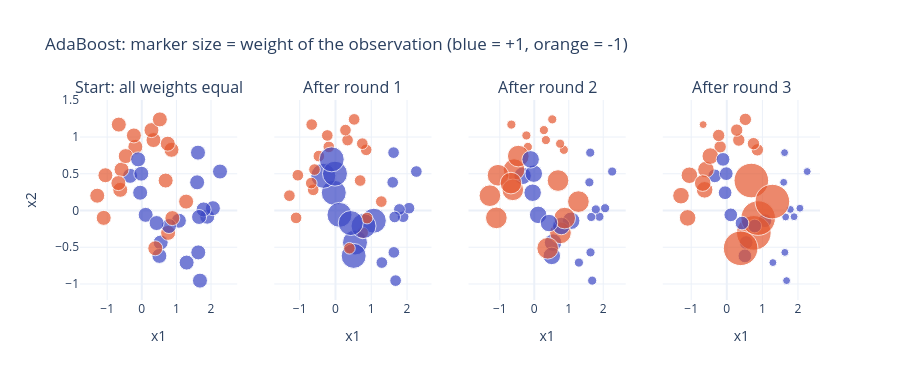

Notebook code for this chart:
### Code cell
titles = ["Start: all weights equal", "After round 1", "After round 2", "After round 3"]
fig = make_subplots(rows=1, cols=4, subplot_titles=titles, shared_yaxes=True)
for k, w in enumerate(weights):
    fig.add_trace(go.Scatter(
        x=X[:, 0], y=X[:, 1], mode="markers", showlegend=False,
        marker=dict(size=5 + 400 * w, color=np.where(y == 1, "#3B47C4", "#E4572E"), line=dict(width=1, color="white")),
        hovertext=[f"weight = {v:.3f}" for v in w]), row=1, col=k + 1)
fig.update_xaxes(title_text="x1")
fig.update_yaxes(title_text="x2", col=1)
fig.update_layout(title="AdaBoost: marker size = weight of the observation (blue = +1, orange = -1)", height=380)
fig.show()

### Figure 1 — Plotly figure (JSON) as saved in the notebook; plotly's stock layout.template omitted (floating-point values rounded to 4 significant figures)
{"data": [{"hovertext": ["weight = 0.025", "weight = 0.025", "weight = 0.025", "weight = 0.025", "weight = 0.025", "weight = 0.025", "weight = 0.025", "weight = 0.025", "weight = 0.025", "weight = 0.025", "weight = 0.025", "weight = 0.025", "weight = 0.025", "weight = 0.025", "weight = 0.025", "weight = 0.025", "weight = 0.025", "weight = 0.025", "weight = 0.025", "weight = 0.025", "weight = 0.025", "weight = 0.025", "weight = 0.025", "weight = 0.025", "weight = 0.025", "weight = 0.025", "weight = 0.025", "weight = 0.025", "weight = 0.025", "weight = 0.025", "weight = 0.025", "weight = 0.025", "weight = 0.025", "weight = 0.025", "weight = 0.025", "weight = 0.025", "weight = 0.025", "weight = 0.025", "weight = 0.025", "weight = 0.025"], "marker": {"color": ["#3B47C4", "#3B47C4", "#3B47C4", "#E4572E", "#E4572E", "#E4572E", "#3B47C4", "#E4572E", "#E4572E", "#3B47C4", "#3B47C4", "#3B47C4", "#3B47C4", "#E4572E", "#3B47C4", "#3B47C4", "#3B47C4", "#E4572E", "#3B47C4", "#E4572E", "#E4572E", "#E4572E", "#E4572E", "#E4572E", "#3B47C4", "#E4572E", "#3B47C4", "#E4572E", "#3B47C4", "#E4572E", "#3B47C4", "#3B47C4", "#E4572E", "#3B47C4", "#3B47C4", "#E4572E", "#E4572E", "#3B47C4", "#E4572E", "#E4572E"], "line": {"color": "white", "width": 1}, "size": [15.0, 15.0, 15.0, 15.0, 15.0, 15.0, 15.0, 15.0, 15.0, 15.0, 15.0, 15.0, 15.0, 15.0, 15.0, 15.0, 15.0, 15.0, 15.0, 15.0, 15.0, 15.0, 15.0, 15.0, 15.0, 15.0, 15.0, 15.0, 15.0, 15.0, 15.0, 15.0, 15.0, 15.0, 15.0, 15.0, 15.0, 15.0, 15.0, 15.0]}, "mode": "markers", "showlegend": false, "type": "scatter", "x": [-0.04732, -0.3389, 0.1117, 0.6894, -0.1865, -0.5859, 1.295, -0.2287, -1.101, 1.071, 0.5453, 1.89, 2.259, 0.7599, 1.623, 0.7842, 2.055, -1.051, 1.786, 0.3375, -0.6225, 0.8583, -0.6768, -0.4641, 1.654, 0.2789, 1.68, 0.8823, 0.5083, -0.6644, 1.631, 0.427, 0.7497, -0.01409, -0.1053, -1.287, 0.5216, 1.599, 1.281, 0.3891], "xaxis": "x", "y": [0.2419, 0.4715, -0.05931, 0.4074, 0.8655, 0.5569, -0.7086, 1.021, -0.1004, -0.1392, -0.4359, -0.08456, 0.5301, -0.3047, 0.7873, -0.2113, 0.03122, 0.4797, 0.0145, 0.9582, 0.2811, 0.8255, 0.3727, 0.7403, -0.0881, 1.094, -0.9542, -0.1031, -0.6179, 1.169, -0.5699, -0.1709, 0.9091, 0.5012, 0.6956, 0.2014, 1.24, 0.3832, 0.1209, -0.5141], "yaxis": "y"}, {"hovertext": ["weight = 0.050", "weight = 0.050", "weight = 0.050", "weight = 0.017", "weight = 0.017", "weight = 0.017", "weight = 0.017", "weight = 0.017", "weight = 0.017", "weight = 0.050", "weight = 0.050", "weight = 0.017", "weight = 0.017", "weight = 0.017", "weight = 0.017", "weight = 0.050", "weight = 0.017", "weight = 0.017", "weight = 0.017", "weight = 0.017", "weight = 0.017", "weight = 0.017", "weight = 0.017", "weight = 0.017", "weight = 0.017", "weight = 0.017", "weight = 0.017", "weight = 0.017", "weight = 0.050", "weight = 0.017", "weight = 0.017", "weight = 0.050", "weight = 0.017", "weight = 0.050", "weight = 0.050", "weight = 0.017", "weight = 0.017", "weight = 0.017", "weight = 0.017", "weight = 0.017"], "marker": {"color": ["#3B47C4", "#3B47C4", "#3B47C4", "#E4572E", "#E4572E", "#E4572E", "#3B47C4", "#E4572E", "#E4572E", "#3B47C4", "#3B47C4", "#3B47C4", "#3B47C4", "#E4572E", "#3B47C4", "#3B47C4", "#3B47C4", "#E4572E", "#3B47C4", "#E4572E", "#E4572E", "#E4572E", "#E4572E", "#E4572E", "#3B47C4", "#E4572E", "#3B47C4", "#E4572E", "#3B47C4", "#E4572E", "#3B47C4", "#3B47C4", "#E4572E", "#3B47C4", "#3B47C4", "#E4572E", "#E4572E", "#3B47C4", "#E4572E", "#E4572E"], "line": {"color": "white", "width": 1}, "size": [25.0, 25.0, 25.0, 11.67, 11.67, 11.67, 11.67, 11.67, 11.67, 25.0, 25.0, 11.67, 11.67, 11.67, 11.67, 25.0, 11.67, 11.67, 11.67, 11.67, 11.67, 11.67, 11.67, 11.67, 11.67, 11.67, 11.67, 11.67, 25.0, 11.67, 11.67, 25.0, 11.67, 25.0, 25.0, 11.67, 11.67, 11.67, 11.67, 11.67]}, "mode": "markers", "showlegend": false, "type": "scatter", "x": [-0.04732, -0.3389, 0.1117, 0.6894, -0.1865, -0.5859, 1.295, -0.2287, -1.101, 1.071, 0.5453, 1.89, 2.259, 0.7599, 1.623, 0.7842, 2.055, -1.051, 1.786, 0.3375, -0.6225, 0.8583, -0.6768, -0.4641, 1.654, 0.2789, 1.68, 0.8823, 0.5083, -0.6644, 1.631, 0.427, 0.7497, -0.01409, -0.1053, -1.287, 0.5216, 1.599, 1.281, 0.3891], "xaxis": "x2", "y": [0.2419, 0.4715, -0.05931, 0.4074, 0.8655, 0.5569, -0.7086, 1.021, -0.1004, -0.1392, -0.4359, -0.08456, 0.5301, -0.3047, 0.7873, -0.2113, 0.03122, 0.4797, 0.0145, 0.9582, 0.2811, 0.8255, 0.3727, 0.7403, -0.0881, 1.094, -0.9542, -0.1031, -0.6179, 1.169, -0.5699, -0.1709, 0.9091, 0.5012, 0.6956, 0.2014, 1.24, 0.3832, 0.1209, -0.5141], "yaxis": "y2"}, {"hovertext": ["weight = 0.031", "weight = 0.031", "weight = 0.031", "weight = 0.042", "weight = 0.010", "weight = 0.042", "weight = 0.010", "weight = 0.010", "weight = 0.042", "weight = 0.031", "weight = 0.031", "weight = 0.010", "weight = 0.010", "weight = 0.042", "weight = 0.010", "weight = 0.031", "weight = 0.010", "weight = 0.042", "weight = 0.010", "weight = 0.010", "weight = 0.042", "weight = 0.010", "weight = 0.042", "weight = 0.042", "weight = 0.010", "weight = 0.010", "weight = 0.010", "weight = 0.042", "weight = 0.031", "weight = 0.010", "weight = 0.010", "weight = 0.031", "weight = 0.010", "weight = 0.031", "weight = 0.031", "weight = 0.042", "weight = 0.010", "weight = 0.010", "weight = 0.042", "weight = 0.042"], "marker": {"color": ["#3B47C4", "#3B47C4", "#3B47C4", "#E4572E", "#E4572E", "#E4572E", "#3B47C4", "#E4572E", "#E4572E", "#3B47C4", "#3B47C4", "#3B47C4", "#3B47C4", "#E4572E", "#3B47C4", "#3B47C4", "#3B47C4", "#E4572E", "#3B47C4", "#E4572E", "#E4572E", "#E4572E", "#E4572E", "#E4572E", "#3B47C4", "#E4572E", "#3B47C4", "#E4572E", "#3B47C4", "#E4572E", "#3B47C4", "#3B47C4", "#E4572E", "#3B47C4", "#3B47C4", "#E4572E", "#E4572E", "#3B47C4", "#E4572E", "#E4572E"], "line": {"color": "white", "width": 1}, "size": [17.5, 17.5, 17.5, 21.67, 9.167, 21.67, 9.167, 9.167, 21.67, 17.5, 17.5, 9.167, 9.167, 21.67, 9.167, 17.5, 9.167, 21.67, 9.167, 9.167, 21.67, 9.167, 21.67, 21.67, 9.167, 9.167, 9.167, 21.67, 17.5, 9.167, 9.167, 17.5, 9.167, 17.5, 17.5, 21.67, 9.167, 9.167, 21.67, 21.67]}, "mode": "markers", "showlegend": false, "type": "scatter", "x": [-0.04732, -0.3389, 0.1117, 0.6894, -0.1865, -0.5859, 1.295, -0.2287, -1.101, 1.071, 0.5453, 1.89, 2.259, 0.7599, 1.623, 0.7842, 2.055, -1.051, 1.786, 0.3375, -0.6225, 0.8583, -0.6768, -0.4641, 1.654, 0.2789, 1.68, 0.8823, 0.5083, -0.6644, 1.631, 0.427, 0.7497, -0.01409, -0.1053, -1.287, 0.5216, 1.599, 1.281, 0.3891], "xaxis": "x3", "y": [0.2419, 0.4715, -0.05931, 0.4074, 0.8655, 0.5569, -0.7086, 1.021, -0.1004, -0.1392, -0.4359, -0.08456, 0.5301, -0.3047, 0.7873, -0.2113, 0.03122, 0.4797, 0.0145, 0.9582, 0.2811, 0.8255, 0.3727, 0.7403, -0.0881, 1.094, -0.9542, -0.1031, -0.6179, 1.169, -0.5699, -0.1709, 0.9091, 0.5012, 0.6956, 0.2014, 1.24, 0.3832, 0.1209, -0.5141], "yaxis": "y3"}, {"hovertext": ["weight = 0.022", "weight = 0.022", "weight = 0.022", "weight = 0.074", "weight = 0.019", "weight = 0.029", "weight = 0.007", "weight = 0.019", "weight = 0.029", "weight = 0.022", "weight = 0.022", "weight = 0.007", "weight = 0.007", "weight = 0.074", "weight = 0.007", "weight = 0.022", "weight = 0.007", "weight = 0.029", "weight = 0.007", "weight = 0.019", "weight = 0.029", "weight = 0.019", "weight = 0.029", "weight = 0.029", "weight = 0.007", "weight = 0.019", "weight = 0.007", "weight = 0.074", "weight = 0.022", "weight = 0.007", "weight = 0.007", "weight = 0.022", "weight = 0.019", "weight = 0.022", "weight = 0.022", "weight = 0.029", "weight = 0.019", "weight = 0.007", "weight = 0.074", "weight = 0.074"], "marker": {"color": ["#3B47C4", "#3B47C4", "#3B47C4", "#E4572E", "#E4572E", "#E4572E", "#3B47C4", "#E4572E", "#E4572E", "#3B47C4", "#3B47C4", "#3B47C4", "#3B47C4", "#E4572E", "#3B47C4", "#3B47C4", "#3B47C4", "#E4572E", "#3B47C4", "#E4572E", "#E4572E", "#E4572E", "#E4572E", "#E4572E", "#3B47C4", "#E4572E", "#3B47C4", "#E4572E", "#3B47C4", "#E4572E", "#3B47C4", "#3B47C4", "#E4572E", "#3B47C4", "#3B47C4", "#E4572E", "#E4572E", "#3B47C4", "#E4572E", "#E4572E"], "line": {"color": "white", "width": 1}, "size": [13.7, 13.7, 13.7, 34.63, 12.41, 16.59, 7.899, 12.41, 16.59, 13.7, 13.7, 7.899, 7.899, 34.63, 7.899, 13.7, 7.899, 16.59, 7.899, 12.41, 16.59, 12.41, 16.59, 16.59, 7.899, 12.41, 7.899, 34.63, 13.7, 7.899, 7.899, 13.7, 12.41, 13.7, 13.7, 16.59, 12.41, 7.899, 34.63, 34.63]}, "mode": "markers", "showlegend": false, "type": "scatter", "x": [-0.04732, -0.3389, 0.1117, 0.6894, -0.1865, -0.5859, 1.295, -0.2287, -1.101, 1.071, 0.5453, 1.89, 2.259, 0.7599, 1.623, 0.7842, 2.055, -1.051, 1.786, 0.3375, -0.6225, 0.8583, -0.6768, -0.4641, 1.654, 0.2789, 1.68, 0.8823, 0.5083, -0.6644, 1.631, 0.427, 0.7497, -0.01409, -0.1053, -1.287, 0.5216, 1.599, 1.281, 0.3891], "xaxis": "x4", "y": [0.2419, 0.4715, -0.05931, 0.4074, 0.8655, 0.5569, -0.7086, 1.021, -0.1004, -0.1392, -0.4359, -0.08456, 0.5301, -0.3047, 0.7873, -0.2113, 0.03122, 0.4797, 0.0145, 0.9582, 0.2811, 0.8255, 0.3727, 0.7403, -0.0881, 1.094, -0.9542, -0.1031, -0.6179, 1.169, -0.5699, -0.1709, 0.9091, 0.5012, 0.6956, 0.2014, 1.24, 0.3832, 0.1209, -0.5141], "yaxis": "y4"}], "layout": {"annotations": [{"font": {"size": 16}, "showarrow": false, "text": "Start: all weights equal", "x": 0.1062, "xanchor": "center", "xref": "paper", "y": 1.0, "yanchor": "bottom", "yref": "paper"}, {"font": {"size": 16}, "showarrow": false, "text": "After round 1", "x": 0.3688, "xanchor": "center", "xref": "paper", "y": 1.0, "yanchor": "bottom", "yref": "paper"}, {"font": {"size": 16}, "showarrow": false, "text": "After round 2", "x": 0.6313, "xanchor": "center", "xref": "paper", "y": 1.0, "yanchor": "bottom", "yref": "paper"}, {"font": {"size": 16}, "showarrow": false, "text": "After round 3", "x": 0.8938, "xanchor": "center", "xref": "paper", "y": 1.0, "yanchor": "bottom", "yref": "paper"}], "height": 380, "title": {"text": "AdaBoost: marker size = weight of the observation (blue = +1, orange = -1)"}, "xaxis": {"anchor": "y", "domain": [0.0, 0.2125], "title": {"text": "x1"}}, "xaxis2": {"anchor": "y2", "domain": [0.2625, 0.475], "title": {"text": "x1"}}, "xaxis3": {"anchor": "y3", "domain": [0.525, 0.7375], "title": {"text": "x1"}}, "xaxis4": {"anchor": "y4", "domain": [0.7875, 1.0], "title": {"text": "x1"}}, "yaxis": {"anchor": "x", "domain": [0.0, 1.0], "title": {"text": "x2"}}, "yaxis2": {"anchor": "x2", "domain": [0.0, 1.0], "matches": "y", "showticklabels": false}, "yaxis3": {"anchor": "x3", "domain": [0.0, 1.0], "matches": "y", "showticklabels": false}, "yaxis4": {"anchor": "x4", "domain": [0.0, 1.0], "matches": "y", "showticklabels": false}}}
